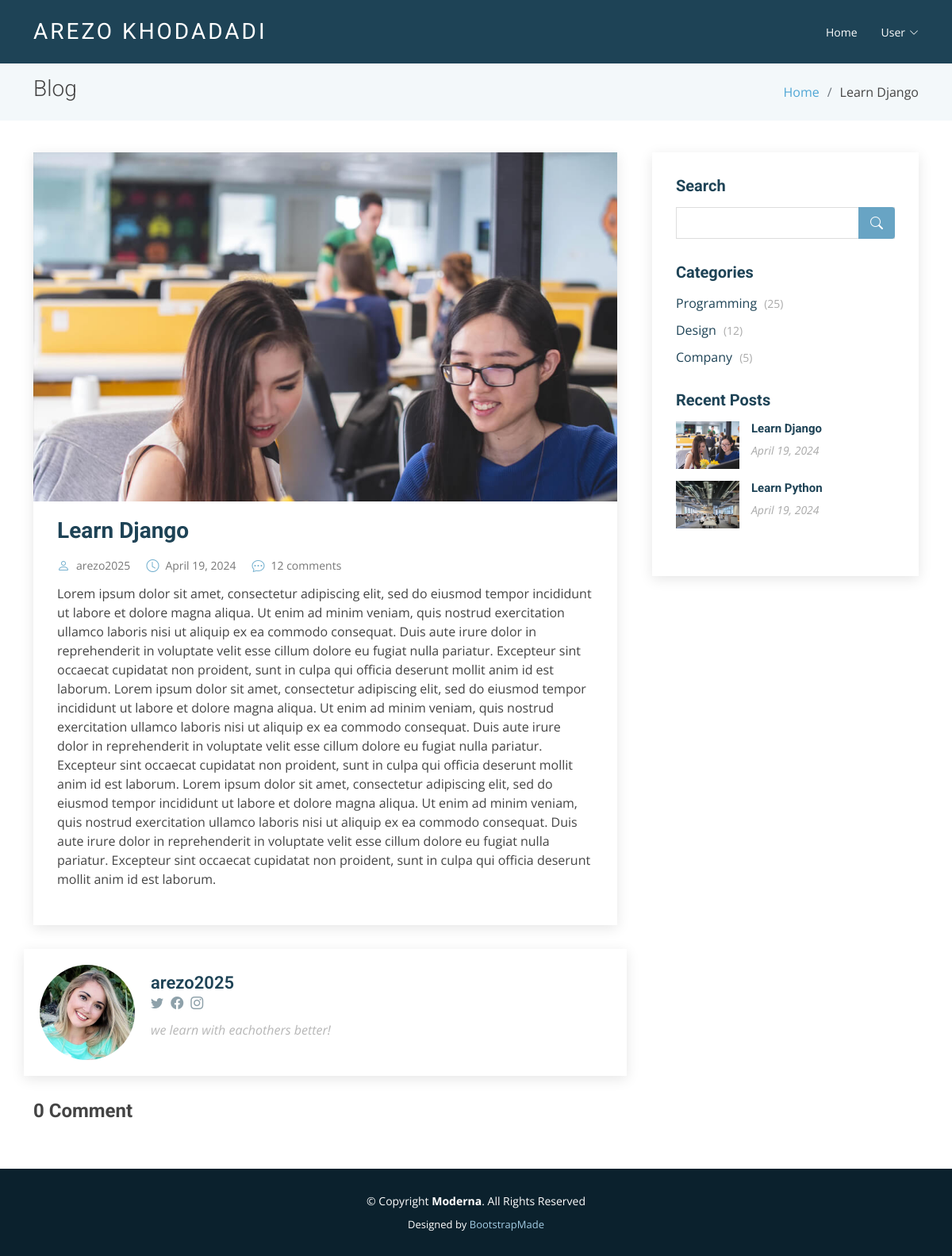
/post/1, run on the app's committed database.
### blog/models.py (models this page shows, shortened)
class Post(models.Model):
    title=models.CharField(max_length=255)
    excerpt=models.TextField()
    body=models.TextField()
    author=models.ForeignKey("accounts.CustomUser", on_delete=models.CASCADE)
    date=models.DateField(default=date.today)
    photo=models.ImageField(upload_to='photo/%Y/%m/%d')

### accounts/models.py (models this page shows)
class CustomUser(AbstractUser):
    age=models.PositiveIntegerField(null=True, blank=True)
    photo=models.ImageField(upload_to='photo/profiles/%Y/%m/%d',default='null')
    about=models.CharField(max_length=255, default='null')
    twitter_url=models.CharField( max_length=60, null=True, blank= True)
    instagram_url=models.CharField( max_length=60, null=True, blank= True)
    facebook_url=models.CharField( max_length=60, null=True, blank= True)

### blog/views.py (the view, shortened to what this page needs)
# urls.py: path('post/<int:pk>', PostDetailView.as_view(),name="post_detail"),
class PostDetailView(View):
    def get(self, request, *args, **kwargs):
        view=CommentGet.as_view()
        return view(request, *args, **kwargs)

### blog/forms.py
class CommentForm(forms.ModelForm):
    class Meta:
        model=Comment
        fields=['body']

### blog/context_processors.py (called while the page is built)
def recent_posts(request):
    recent_posts=Post.objects.order_by('-date')[:5]
    return {'recent_posts': recent_posts}

### blog/views.py (called while the page is built)
    def get_context_data(self, **kwargs):
        context=super().get_context_data(**kwargs)
        context["form"]=CommentForm()
        return context

### templates/post_single.html (shortened to what this page needs)
{% extends 'base.html' %}
{% load crispy_forms_tags %}
{% load static %}
{% block content %}
    <section class="breadcrumbs">
        <div class="container">
          <div class="d-flex justify-content-between align-items-center">
            <h2>Blog</h2>
            <ol>
              <li><a href="{% url 'home' %}">Home</a></li>
              <li>{{ post.title }}</li>
            </ol>
          </div>
        </div>
      </section>
      <section id="blog" class="blog">
        <div class="container" data-aos="fade-up">
          <div class="row">
            <div class="col-lg-8 entries">
              <article class="entry entry-single">
                <div class="entry-img">
                  <img src="{{ post.photo.url }}" alt="" class="img-fluid">
                </div>
                <h2 class="entry-title">
                  <a href="post-single.html">{{ post.title }}</a>
                </h2>
                <div class="entry-meta">
                  <ul>
                    <li class="d-flex align-items-center"><i class="bi bi-person"></i> <a href="blog-single.html">{{ post.author }}</a></li>
                    <li class="d-flex align-items-center"><i class="bi bi-clock"></i> <a href="blog-single.html"><time datetime="2020-01-01">{{ post.date }}</time></a></li>
                    <li class="d-flex align-items-center"><i class="bi bi-chat-dots"></i> <a href="blog-single.html">12 comments</a></li>
                  </ul>
                </div>
                <div class="entry-content">
                  <p>{{ post.body }}</p>
                </div>
              </article>
            </div>
            <div class="col-lg-4">
              {% block sidebar %}
              {% include 'sidebar.html' %}
              {% endblock sidebar %}
            </div>
              <div class="blog-author d-flex align-items-center col-lg-8 entries">
                <img src="{{ post.author.photo.url }}" class="rounded-circle float-left" alt="">
                <div>
                  <h4>{{ post.author.username }}</h4>
                  <div class="social-links">
                    <a href="{{ post.author.twitter_url }}"><i class="bi bi-twitter"></i></a>
                    <a href="{{ post.author.instagram_url }}"><i class="bi bi-facebook"></i></a>
                    <a href="{{ post.author.facebook_url }}"><i class="biu bi-instagram"></i></a>
                  </div>
                  <p>{{ post.author.about }}</p>
                </div>
              </div>
              <div class="blog-comments">
                {% if post.comment_set.count > 1 %}
                  <h4 class="comments-count">{{ post.comment_set.count }} Comments</h4>
                {% else %}
                  <h4 class="comments-count">{{ post.comment_set.count }} Comment</h4>
                {% endif %}
            </div>
          </div>
        </div>
      </section>
{% endblock content %}

### templates/base.html (shortened to what this page needs)
{% load static %}
<!DOCTYPE html>
<html lang="en">
<head>
  <link href="{% static 'assets/vendor/animate.css/animate.min.css' %}" rel="stylesheet">
  <link href="{% static 'assets/vendor/aos/aos.css" rel="stylesheet' %}">
  <link href="{% static 'assets/vendor/bootstrap/css/bootstrap.min.css' %}" rel="stylesheet">
  <link href="{% static 'assets/vendor/bootstrap-icons/bootstrap-icons.css' %}" rel="stylesheet">
  <link href="{% static 'assets/vendor/boxicons/css/boxicons.min.css' %}" rel="stylesheet">
  <link href="{% static 'assets/vendor/glightbox/css/glightbox.min.css' %}" rel="stylesheet">
  <link href="{% static 'assets/vendor/swiper/swiper-bundle.min.css' %}" rel="stylesheet">
  <link href="{% static 'assets/css/style.css' %}" rel="stylesheet">
</head>
<body>
  <header id="header" class="fixed-top d-flex align-items-center">
    <div class="container d-flex justify-content-between align-items-center">
      <div class="logo">
        <h1 class="text-light"><a href="index.html"><span>Arezo Khodadadi</span></a></h1>
      </div>
      <nav id="navbar" class="navbar">
        <ul>
          <li><a href="{% url 'home' %}">Home</a></li>
          {% if user.is_authenticated %}
          <li><a href="{% url 'post_new' %}">+Add new post</a></li>
            <li class="dropdown"><a href="#">{{ user.username }}</a>
              <ul>
                <li><a href="{% url 'logout' %}">Logout</a></li>
                <li><a href="{% url 'password_change' %}">Change Password</a></li>
                <li><a href="{% url 'password_reset' %}">Rest Password</a></li>
              </ul>
            </li>
          {% else %}
            <li class="dropdown"><a href="">User <span><i class="bi bi-chevron-down"></i></span></a>
            </li>
          {% endif %}
        </ul>
      </nav>
    </div>
  </header>
  <main id="main">
    {% block content %}
    {% endblock content %}
  </main>
  <footer id="footer" data-aos="fade-up" data-aos-easing="ease-in-out" data-aos-duration="500">
    <div class="container">
      <div class="copyright">
        &copy; Copyright <strong><span>Moderna</span></strong>. All Rights Reserved
      </div>
      <div class="credits">
        Designed by <a href="https://bootstrapmade.com/">BootstrapMade</a>
      </div>
    </div>
  </footer>
</body>
</html>

### templates/sidebar.html
{% load static %}
<div class="sidebar">
    <h3 class="sidebar-title">Search</h3>
    <div class="sidebar-item search-form">
      <form action="">
        <input type="text">
        <button type="submit"><i class="bi bi-search"></i></button>
      </form>
    </div>
    <h3 class="sidebar-title">Categories</h3>
    <div class="sidebar-item categories">
      <ul>
        <li><a href="#">Programming <span>(25)</span></a></li>
        <li><a href="#">Design <span>(12)</span></a></li>
        <li><a href="#">Company <span>(5)</span></a></li>
      </ul>
    </div>
    <h3 class="sidebar-title">Recent Posts</h3>
    {% if recent_posts %}
        <div class="sidebar-item recent-posts">
            {% for post in recent_posts %}
                <div class="post-item clearfix">
                    <img src="{{ post.photo.url }}" alt="">
                    <h4><a href="{% url 'post_detail' post.pk %}">{{ post.title }}</a></h4>
                    <time datetime="2020-01-01">{{ post.date }}</time>
                </div>
            {% endfor %}
            </div>
      {% else %}
        <p>No blog post is available!</p>
      {% endif %}
  </div>

### data on the page
Post: title "Learn Django", photo (picture), author "arezo2025", date "April 19, 2024", body "Lorem ipsum dolor sit amet, consectetur adipiscing elit, sed do eiusmod tempor incididunt ut labore et dolore magna aliqua. Ut enim ad minim veniam, quis nostrud exercitation ullamco laboris nisi ut aliquip ex ea commodo consequat. Duis aute irure dolor in reprehenderit in voluptate velit esse cillum dolore eu fugiat nulla pariatur. Excepteur sint occaecat cupidatat non proident, sunt in culpa qui officia deserunt mollit anim id est laborum. Lorem ipsum dolor sit amet, consectetur adipiscing elit, sed do eiusmod tempor incididunt ut labore et dolore magna aliqua. Ut enim ad minim veniam, quis nostrud exercitation ullamco laboris nisi ut aliquip ex ea commodo consequat. Duis aute irure dolor…", author.photo (picture), author.username "arezo2025", author.about "we learn with eachothers better!", comment_set.count "0"
Post: photo (picture), title "Learn Python", date "April 19, 2024"
